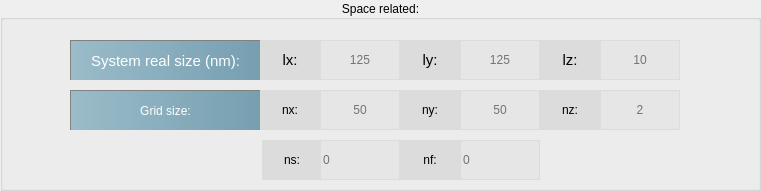
    <widget class="QGroupBox" name="groupBox">
     <property name="geometry">
      <rect>
       <x>70</x>
       <y>10</y>
       <width>761</width>
       <height>191</height>
      </rect>
     </property>
     <property name="styleSheet">
      <string notr="true">QLineEdit{
	background-color:rgb(230,230,230);
border:1px solid rgb(220,220,220);
min-height:38px;
min-width:78px;
}

QLineEdit::hover, QLineEdit:focus{
	background-color:rgb(255,255,255);
}

QLineEdit:focus{
	background-color:rgb(255,255,255);
}

QLabel{
background-color:rgb(220, 220, 220);
width:60px;
height:40px;
}</string>
     </property>
     <property name="title">
      <string>Space related:</string>
     </property>
     <property name="alignment">
      <set>Qt::AlignCenter</set>
     </property>
     <widget class="QLabel" name="name">
      <property name="geometry">
       <rect>
        <x>70</x>
        <y>40</y>
        <width>190</width>
        <height>40</height>
       </rect>
      </property>
      <property name="minimumSize">
       <size>
        <width>0</width>
        <height>20</height>
       </size>
      </property>
      <property name="font">
       <font>
        <family>Arial</family>
        <pointsize>11</pointsize>
        <weight>50</weight>
        <italic>false</italic>
        <bold>false</bold>
       </font>
      </property>
      <property name="styleSheet">
       <string notr="true">QLabel{
	background-color: qlineargradient(spread:pad, x1:0, y1:0, x2:1, y2:0, stop:0 rgba(155, 188, 201, 255), stop:1 rgba(118, 159, 177, 255))	;
	padding:5px 10px;
width:200px;
height:20px;
	color:white;
border-left: 1px solid gray;
border-top:1px solid gray;
}

</string>
      </property>
      <property name="text">
       <string>System real size (nm):</string>
      </property>
      <property name="alignment">
       <set>Qt::AlignCenter</set>
      </property>
     </widget>
     <widget class="QLabel" name="label_29">
      <property name="geometry">
       <rect>
        <x>70</x>
        <y>90</y>
        <width>190</width>
        <height>40</height>
       </rect>
      </property>
      <property name="minimumSize">
       <size>
        <width>0</width>
        <height>20</height>
       </size>
      </property>
      <property name="styleSheet">
       <string notr="true">QLabel{
	background-color: qlineargradient(spread:pad, x1:0, y1:0, x2:1, y2:0, stop:0 rgba(155, 188, 201, 255), stop:1 rgba(118, 159, 177, 255))	;
	padding:5px 10px;
width:200px;
height:20px;
	color:white;
border-left: 1px solid gray;
border-top:1px solid gray;
}

</string>
      </property>
      <property name="text">
       <string>Grid size:</string>
      </property>
      <property name="alignment">
       <set>Qt::AlignCenter</set>
      </property>
     </widget>
     <widget class="QLineEdit" name="lz_LE">
      <property name="geometry">
       <rect>
        <x>600</x>
        <y>40</y>
        <width>80</width>
        <height>40</height>
       </rect>
      </property>
      <property name="sizePolicy">
       <sizepolicy hsizetype="Fixed" vsizetype="Fixed">
        <horstretch>0</horstretch>
        <verstretch>0</verstretch>
       </sizepolicy>
      </property>
      <property name="minimumSize">
       <size>
        <width>80</width>
        <height>40</height>
       </size>
      </property>
      <property name="maximumSize">
       <size>
        <width>80</width>
        <height>16777215</height>
       </size>
      </property>
      <property name="toolTip">
       <string>&lt;html&gt;&lt;head/&gt;&lt;body&gt;&lt;p&gt;Real world system size in z direction, global (lab) cordinate.&lt;/p&gt;&lt;/body&gt;&lt;/html&gt;</string>
      </property>
      <property name="alignment">
       <set>Qt::AlignCenter</set>
      </property>
      <property name="placeholderText">
       <string>10</string>
      </property>
     </widget>
     <widget class="QLabel" name="label">
      <property name="geometry">
       <rect>
        <x>260</x>
        <y>40</y>
        <width>60</width>
        <height>40</height>
       </rect>
      </property>
      <property name="minimumSize">
       <size>
        <width>60</width>
        <height>20</height>
       </size>
      </property>
      <property name="maximumSize">
       <size>
        <width>60</width>
        <height>16777215</height>
       </size>
      </property>
      <property name="font">
       <font>
        <family>Arial</family>
        <pointsize>11</pointsize>
        <weight>50</weight>
        <italic>false</italic>
        <bold>false</bold>
       </font>
      </property>
      <property name="toolTip">
       <string>Real world system size in x direction, global (lab) cordinate.</string>
      </property>
      <property name="styleSheet">
       <string notr="true"/>
      </property>
      <property name="text">
       <string>lx:</string>
      </property>
      <property name="alignment">
       <set>Qt::AlignCenter</set>
      </property>
     </widget>
     <widget class="QLineEdit" name="ly_LE">
      <property name="geometry">
       <rect>
        <x>460</x>
        <y>40</y>
        <width>80</width>
        <height>40</height>
       </rect>
      </property>
      <property name="sizePolicy">
       <sizepolicy hsizetype="Fixed" vsizetype="Fixed">
        <horstretch>0</horstretch>
        <verstretch>0</verstretch>
       </sizepolicy>
      </property>
      <property name="minimumSize">
       <size>
        <width>80</width>
        <height>40</height>
       </size>
      </property>
      <property name="maximumSize">
       <size>
        <width>80</width>
        <height>16777215</height>
       </size>
      </property>
      <property name="toolTip">
       <string>Real world system size in y direction, global (lab) cordinate.</string>
      </property>
      <property name="alignment">
       <set>Qt::AlignCenter</set>
      </property>
      <property name="placeholderText">
       <string>125</string>
      </property>
     </widget>
     <widget class="QLabel" name="label_2">
      <property name="geometry">
       <rect>
        <x>400</x>
        <y>40</y>
        <width>60</width>
        <height>40</height>
       </rect>
      </property>
      <property name="minimumSize">
       <size>
        <width>60</width>
        <height>20</height>
       </size>
      </property>
      <property name="maximumSize">
       <size>
        <width>60</width>
        <height>16777215</height>
       </size>
      </property>
      <property name="font">
       <font>
        <family>Arial</family>
        <pointsize>11</pointsize>
        <weight>50</weight>
        <italic>false</italic>
        <bold>false</bold>
       </font>
      </property>
      <property name="toolTip">
       <string>Real world system size in y direction, global (lab) cordinate.</string>
      </property>
      <property name="styleSheet">
       <string notr="true"/>
      </property>
      <property name="text">
       <string>ly:</string>
      </property>
      <property name="alignment">
       <set>Qt::AlignCenter</set>
      </property>
     </widget>
     <widget class="QLineEdit" name="lx_LE">
      <property name="geometry">
       <rect>
        <x>320</x>
        <y>40</y>
        <width>80</width>
        <height>40</height>
       </rect>
      </property>
      <property name="sizePolicy">
       <sizepolicy hsizetype="Fixed" vsizetype="Fixed">
        <horstretch>0</horstretch>
        <verstretch>0</verstretch>
       </sizepolicy>
      </property>
      <property name="minimumSize">
       <size>
        <width>80</width>
        <height>40</height>
       </size>
      </property>
      <property name="maximumSize">
       <size>
        <width>80</width>
        <height>16777215</height>
       </size>
      </property>
      <property name="toolTip">
       <string>Real world system size in x direction, global (lab) cordinate.</string>
      </property>
      <property name="styleSheet">
       <string notr="true"/>
      </property>
      <property name="text">
       <string/>
      </property>
      <property name="alignment">
       <set>Qt::AlignCenter</set>
      </property>
      <property name="placeholderText">
       <string>125</string>
      </property>
     </widget>
     <widget class="QLabel" name="label_3">
      <property name="geometry">
       <rect>
        <x>540</x>
        <y>40</y>
        <width>60</width>
        <height>40</height>
       </rect>
      </property>
      <property name="minimumSize">
       <size>
        <width>60</width>
        <height>20</height>
       </size>
      </property>
      <property name="maximumSize">
       <size>
        <width>60</width>
        <height>16777215</height>
       </size>
      </property>
      <property name="font">
       <font>
        <family>Arial</family>
        <pointsize>11</pointsize>
        <weight>50</weight>
        <italic>false</italic>
        <bold>false</bold>
       </font>
      </property>
      <property name="toolTip">
       <string>&lt;html&gt;&lt;head/&gt;&lt;body&gt;&lt;p&gt;Real world system size in z direction, global (lab) cordinate.&lt;/p&gt;&lt;/body&gt;&lt;/html&gt;</string>
      </property>
      <property name="styleSheet">
       <string notr="true"/>
      </property>
      <property name="text">
       <string>lz:</string>
      </property>
      <property name="alignment">
       <set>Qt::AlignCenter</set>
      </property>
     </widget>
     <widget class="QLineEdit" name="ny_LE">
      <property name="geometry">
       <rect>
        <x>460</x>
        <y>90</y>
        <width>80</width>
        <height>40</height>
       </rect>
      </property>
      <property name="sizePolicy">
       <sizepolicy hsizetype="Fixed" vsizetype="Fixed">
        <horstretch>0</horstretch>
        <verstretch>0</verstretch>
       </sizepolicy>
      </property>
      <property name="minimumSize">
       <size>
        <width>80</width>
        <height>40</height>
       </size>
      </property>
      <property name="maximumSize">
       <size>
        <width>80</width>
        <height>16777215</height>
       </size>
      </property>
      <property name="toolTip">
       <string>&lt;html&gt;&lt;head/&gt;&lt;body&gt;&lt;p&gt;Number of grid points in y direction of the simulation system, global (lab) cordinate.&lt;/p&gt;&lt;/body&gt;&lt;/html&gt;</string>
      </property>
      <property name="alignment">
       <set>Qt::AlignCenter</set>
      </property>
      <property name="placeholderText">
       <string>50</string>
      </property>
     </widget>
     <widget class="QLabel" name="label_4">
      <property name="geometry">
       <rect>
        <x>260</x>
        <y>90</y>
        <width>60</width>
        <height>40</height>
       </rect>
      </property>
      <property name="minimumSize">
       <size>
        <width>60</width>
        <height>20</height>
       </size>
      </property>
      <property name="maximumSize">
       <size>
        <width>60</width>
        <height>16777215</height>
       </size>
      </property>
      <property name="toolTip">
       <string>&lt;html&gt;&lt;head/&gt;&lt;body&gt;&lt;p&gt;Number of grid points in x direction of the simulation system, global (lab) cordinate.&lt;/p&gt;&lt;/body&gt;&lt;/html&gt;</string>
      </property>
      <property name="text">
       <string>nx:</string>
      </property>
      <property name="alignment">
       <set>Qt::AlignCenter</set>
      </property>
     </widget>
     <widget class="QLineEdit" name="nz_LE">
      <property name="geometry">
       <rect>
        <x>600</x>
        <y>90</y>
        <width>80</width>
        <height>40</height>
       </rect>
      </property>
      <property name="sizePolicy">
       <sizepolicy hsizetype="Fixed" vsizetype="Fixed">
        <horstretch>0</horstretch>
        <verstretch>0</verstretch>
       </sizepolicy>
      </property>
      <property name="minimumSize">
       <size>
        <width>80</width>
        <height>40</height>
       </size>
      </property>
      <property name="maximumSize">
       <size>
        <width>80</width>
        <height>16777215</height>
       </size>
      </property>
      <property name="toolTip">
       <string>&lt;html&gt;&lt;head/&gt;&lt;body&gt;&lt;p&gt;Number of grid points in z direction of the simulation system, global (lab) cordinate.&lt;/p&gt;&lt;/body&gt;&lt;/html&gt;</string>
      </property>
      <property name="text">
       <string/>
      </property>
      <property name="alignment">
       <set>Qt::AlignCenter</set>
      </property>
      <property name="placeholderText">
       <string>2</string>
      </property>
     </widget>
     <widget class="QLineEdit" name="nx_LE">
      <property name="geometry">
       <rect>
        <x>320</x>
        <y>90</y>
        <width>80</width>
        <height>40</height>
       </rect>
      </property>
      <property name="sizePolicy">
       <sizepolicy hsizetype="Fixed" vsizetype="Fixed">
        <horstretch>0</horstretch>
        <verstretch>0</verstretch>
       </sizepolicy>
      </property>
      <property name="minimumSize">
       <size>
        <width>80</width>
        <height>40</height>
       </size>
      </property>
      <property name="maximumSize">
       <size>
        <width>80</width>
        <height>16777215</height>
       </size>
      </property>
      <property name="toolTip">
       <string>&lt;html&gt;&lt;head/&gt;&lt;body&gt;&lt;p&gt;Number of grid points in x direction of the simulation system, global (lab) cordinate.&lt;/p&gt;&lt;/body&gt;&lt;/html&gt;</string>
      </property>
      <property name="alignment">
       <set>Qt::AlignCenter</set>
      </property>
      <property name="placeholderText">
       <string>50</string>
      </property>
     </widget>
     <widget class="QLabel" name="label_5">
      <property name="geometry">
       <rect>
        <x>400</x>
        <y>90</y>
        <width>60</width>
        <height>40</height>
       </rect>
      </property>
      <property name="minimumSize">
       <size>
        <width>60</width>
        <height>20</height>
       </size>
      </property>
      <property name="maximumSize">
       <size>
        <width>60</width>
        <height>16777215</height>
       </size>
      </property>
      <property name="toolTip">
       <string>&lt;html&gt;&lt;head/&gt;&lt;body&gt;&lt;p&gt;Number of grid points in y direction of the simulation system, global (lab) cordinate.&lt;/p&gt;&lt;/body&gt;&lt;/html&gt;</string>
      </property>
      <property name="text">
       <string>ny:</string>
      </property>
      <property name="alignment">
       <set>Qt::AlignCenter</set>
      </property>
     </widget>
     <widget class="QLabel" name="label_6">
      <property name="geometry">
       <rect>
        <x>540</x>
        <y>90</y>
        <width>60</width>
        <height>40</height>
       </rect>
      </property>
      <property name="minimumSize">
       <size>
        <width>60</width>
        <height>20</height>
       </size>
      </property>
      <property name="maximumSize">
       <size>
        <width>60</width>
        <height>16777215</height>
       </size>
      </property>
      <property name="toolTip">
       <string>&lt;html&gt;&lt;head/&gt;&lt;body&gt;&lt;p&gt;Number of grid points in z direction of the simulation system, global (lab) cordinate.&lt;/p&gt;&lt;/body&gt;&lt;/html&gt;</string>
      </property>
      <property name="text">
       <string>nz:</string>
      </property>
      <property name="alignment">
       <set>Qt::AlignCenter</set>
      </property>
     </widget>
     <widget class="QLineEdit" name="nf_LE">
      <property name="geometry">
       <rect>
        <x>460</x>
        <y>140</y>
        <width>80</width>
        <height>40</height>
       </rect>
      </property>
      <property name="sizePolicy">
       <sizepolicy hsizetype="Fixed" vsizetype="Fixed">
        <horstretch>0</horstretch>
        <verstretch>0</verstretch>
       </sizepolicy>
      </property>
      <property name="minimumSize">
       <size>
        <width>80</width>
        <height>40</height>
       </size>
      </property>
      <property name="maximumSize">
       <size>
        <width>80</width>
        <height>16777215</height>
       </size>
      </property>
      <property name="toolTip">
       <string>&lt;html&gt;&lt;head/&gt;&lt;body&gt;&lt;p&gt;Number of grid points in z direction of the substrate, global (lab) cordinate. Set to 0 means calculating for the bulk case.&lt;/p&gt;&lt;/body&gt;&lt;/html&gt;</string>
      </property>
      <property name="placeholderText">
       <string>0</string>
      </property>
     </widget>
     <widget class="QLabel" name="label_9">
      <property name="geometry">
       <rect>
        <x>262</x>
        <y>140</y>
        <width>60</width>
        <height>40</height>
       </rect>
      </property>
      <property name="minimumSize">
       <size>
        <width>60</width>
        <height>40</height>
       </size>
      </property>
      <property name="maximumSize">
       <size>
        <width>60</width>
        <height>16777215</height>
       </size>
      </property>
      <property name="toolTip">
       <string>&lt;html&gt;&lt;head/&gt;&lt;body&gt;&lt;p&gt;Number of grid points in z direction of the substrate, global (lab) cordinate.&lt;/p&gt;&lt;/body&gt;&lt;/html&gt;</string>
      </property>
      <property name="text">
       <string>ns:</string>
      </property>
      <property name="alignment">
       <set>Qt::AlignCenter</set>
      </property>
     </widget>
     <widget class="QLineEdit" name="ns_LE">
      <property name="geometry">
       <rect>
        <x>320</x>
        <y>140</y>
        <width>80</width>
        <height>40</height>
       </rect>
      </property>
      <property name="sizePolicy">
       <sizepolicy hsizetype="Fixed" vsizetype="Fixed">
        <horstretch>0</horstretch>
        <verstretch>0</verstretch>
       </sizepolicy>
      </property>
      <property name="minimumSize">
       <size>
        <width>80</width>
        <height>40</height>
       </size>
      </property>
      <property name="maximumSize">
       <size>
        <width>80</width>
        <height>16777215</height>
       </size>
      </property>
      <property name="toolTip">
       <string>&lt;html&gt;&lt;head/&gt;&lt;body&gt;&lt;p&gt;Number of grid points in z direction of the substrate, global (lab) cordinate.&lt;/p&gt;&lt;/body&gt;&lt;/html&gt;</string>
      </property>
      <property name="placeholderText">
       <string>0</string>
      </property>
     </widget>
     <widget class="QLabel" name="label_7">
      <property name="geometry">
       <rect>
        <x>400</x>
        <y>140</y>
        <width>60</width>
        <height>40</height>
       </rect>
      </property>
      <property name="minimumSize">
       <size>
        <width>60</width>
        <height>20</height>
       </size>
      </property>
      <property name="maximumSize">
       <size>
        <width>60</width>
        <height>16777215</height>
       </size>
      </property>
      <property name="toolTip">
       <string>&lt;html&gt;&lt;head/&gt;&lt;body&gt;&lt;p&gt;Number of grid points in z direction of the film, global (lab) cordinate.&lt;/p&gt;&lt;/body&gt;&lt;/html&gt;</string>
      </property>
      <property name="text">
       <string>nf:</string>
      </property>
      <property name="alignment">
       <set>Qt::AlignCenter</set>
      </property>
     </widget>
    </widget>
